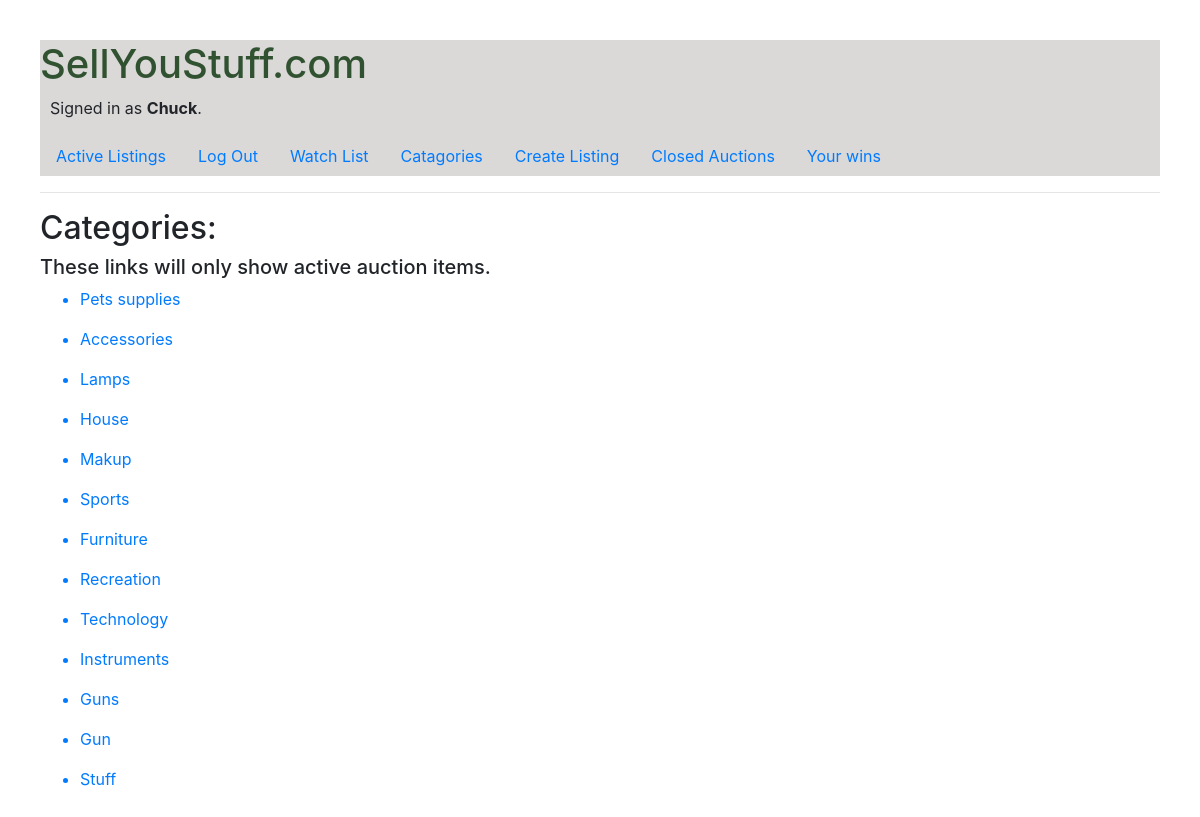
The page /categories (signed in) on the database its author committed.
### auctions/models.py (models this page shows, shortened)
class User(AbstractUser):
    pass

class Listing(models.Model):
    item = models.CharField(max_length=90)
    active = models.BooleanField(default="True")
    owner = models.ForeignKey(User, on_delete=models.CASCADE, related_name="owner")
    starting_bid = models.DecimalField(max_digits=10, decimal_places=2)
    current_bid = models.DecimalField(max_digits=10, decimal_places=2, blank=True, null=True)
    current_bidder = models.ForeignKey(User, on_delete=models.CASCADE, blank=True, null=True, related_name="current_bidder")
    image_url = models.URLField(max_length=250, blank=True, null=True)
    description = models.CharField(max_length=400, default="description")
    category = models.CharField(max_length=100, default="category", blank=True)
    winner = models.ForeignKey(User, on_delete=models.CASCADE, blank=True, null=True, related_name="winner")

### auctions/views.py (the view)
# urls.py: path("categories", views.categories, name="categories"),
@login_required
def categories(request):
    category_list = []
    listings = Listing.objects.all()
    for listing in listings:
        if listing.category:
            if listing.category not in category_list:
                category_list.append(listing.category)
    return render(request, "auctions/categories.html",{
        'listings' : listings,
        'category_list' : category_list,
    })

### auctions/templates/auctions/categories.html
{% extends "auctions/layout.html" %}
{% block body %}
    <h2>Categories:</h2><h5>These links will only show active auction items.</h5>
    {% for category in category_list %}
        <ul>
            <a class="catagory_list" href="{% url 'category_list_page' category %}" ><li>{{ category }}</li></a>
        </ul>
    {% endfor %}
{% endblock %}

### auctions/templates/auctions/layout.html (shortened to what this page needs)
{% load static %}
<!DOCTYPE html>
<html lang="en">
    <head>
        <link rel="stylesheet" type="text/css" href="{% static 'auctions/styles.css' %}">
        <link rel="stylesheet" href="https://stackpath.bootstrapcdn.com/bootstrap/4.4.1/css/bootstrap.min.css">
    </head>
    <body>
        <div id="web_title_block">
            <h1 id="website_title">SellYouStuff.com</h1>
            <div>
                {% if user.is_authenticated %}
                    <p class="welcome" >Signed in as <strong>{{ user.username }}</strong>.</p>
                {% else %}
                    <p class="welcome">Not signed in.</p>
                {% endif %}
            </div>
        <ul class="nav">
            <li class="nav-item">
                <a class="nav-link" href="{% url 'index' %}">Active Listings</a>
            </li>
            {% if user.is_authenticated %}
                <li class="nav-item">
                    <a class="nav-link" href="{% url 'logout' %}">Log Out</a>
                </li>
                <li class="nav-item">
                    <a class="nav-link" href="{% url 'watchlist' %}">Watch List</a>
                </li>
                <li class="nav-item">
                    <a class="nav-link" href="{% url 'categories' %}">Catagories</a>
                </li>
                <li class="nav-item">
                    <a class="nav-link" href="{% url 'create_listing' %}">Create Listing</a>
                </li>
                <li class="nav-item">
                    <a class="nav-link" href="{% url 'closed_auctions' %}">Closed Auctions</a>
                </li>
                <li class="nav-item">
                    <a class="nav-link" href="{% url 'my_auctions' %}">Your wins</a>
                </li>
            {% endif %}
            </div>
        <hr>
        {% block body %}
        {% endblock %}
    </body>
</html>

### auctions/static/auctions/styles.css (style rules this page uses)
body { padding: 40px; }
h1 { color: rgb(49, 82, 49); }
#web_title_block { background-color: rgb(219, 216, 216); }
.welcome { margin-left: 10px; }

### rows shown on the page
User: username "Chuck"
Listing: category_list "Pets supplies"
Listing: category_list "Accessories"
Listing: category_list "Lamps"
Listing: category_list "House"
Listing: category_list "Makup"
Listing: category_list "Sports"
Listing: category_list "Furniture"
Listing: category_list "Recreation"
Listing: category_list "Technology"
Listing: category_list "Instruments"
Listing: category_list "Guns"
Listing: category_list "Gun"
Listing: category_list "Stuff"
